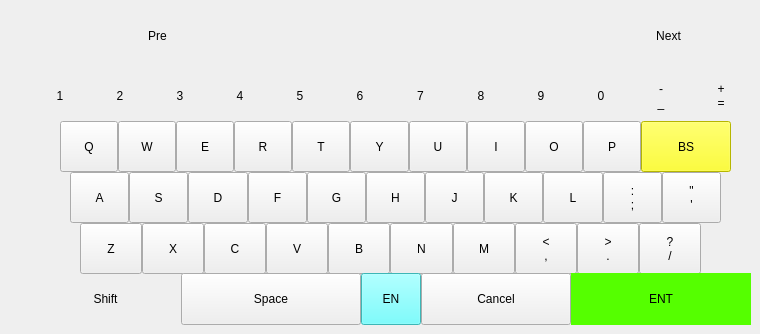
   <widget class="QWidget" name="allKeyboard">
    <widget class="QWidget" name="matchContainer" native="true">
     <property name="geometry">
      <rect>
       <x>30</x>
       <y>10</y>
       <width>681</width>
       <height>51</height>
      </rect>
     </property>
     <property name="styleSheet">
      <string notr="true">QToolButton, QPushButton{
     border-style:solid solid solid none; 
}</string>
     </property>
     <layout class="QHBoxLayout" name="horizontalLayout">
      <property name="spacing">
       <number>0</number>
      </property>
      <property name="leftMargin">
       <number>0</number>
      </property>
      <property name="topMargin">
       <number>0</number>
      </property>
      <property name="rightMargin">
       <number>0</number>
      </property>
      <property name="bottomMargin">
       <number>0</number>
      </property>
      <item>
       <widget class="QLabel" name="pyLabel">
        <property name="text">
         <string notr="true"/>
        </property>
       </widget>
      </item>
      <item>
       <widget class="QPushButton" name="upGroup">
        <property name="sizePolicy">
         <sizepolicy hsizetype="Minimum" vsizetype="Preferred">
          <horstretch>0</horstretch>
          <verstretch>0</verstretch>
         </sizepolicy>
        </property>
        <property name="focusPolicy">
         <enum>Qt::NoFocus</enum>
        </property>
        <property name="styleSheet">
         <string notr="true">border-left-style:solid;
</string>
        </property>
        <property name="text">
         <string notr="true">Pre</string>
        </property>
       </widget>
      </item>
      <item>
       <widget class="QPushButton" name="cn_1">
        <property name="sizePolicy">
         <sizepolicy hsizetype="Minimum" vsizetype="Preferred">
          <horstretch>0</horstretch>
          <verstretch>0</verstretch>
         </sizepolicy>
        </property>
        <property name="focusPolicy">
         <enum>Qt::NoFocus</enum>
        </property>
        <property name="text">
         <string notr="true"/>
        </property>
       </widget>
      </item>
      <item>
       <widget class="QPushButton" name="cn_2">
        <property name="sizePolicy">
         <sizepolicy hsizetype="Minimum" vsizetype="Preferred">
          <horstretch>0</horstretch>
          <verstretch>0</verstretch>
         </sizepolicy>
        </property>
        <property name="focusPolicy">
         <enum>Qt::NoFocus</enum>
        </property>
        <property name="text">
         <string notr="true"/>
        </property>
       </widget>
      </item>
      <item>
       <widget class="QPushButton" name="cn_3">
        <property name="sizePolicy">
         <sizepolicy hsizetype="Minimum" vsizetype="Preferred">
          <horstretch>0</horstretch>
          <verstretch>0</verstretch>
         </sizepolicy>
        </property>
        <property name="focusPolicy">
         <enum>Qt::NoFocus</enum>
        </property>
        <property name="text">
         <string notr="true"/>
        </property>
       </widget>
      </item>
      <item>
       <widget class="QPushButton" name="cn_4">
        <property name="sizePolicy">
         <sizepolicy hsizetype="Minimum" vsizetype="Preferred">
          <horstretch>0</horstretch>
          <verstretch>0</verstretch>
         </sizepolicy>
        </property>
        <property name="focusPolicy">
         <enum>Qt::NoFocus</enum>
        </property>
        <property name="text">
         <string notr="true"/>
        </property>
       </widget>
      </item>
      <item>
       <widget class="QPushButton" name="cn_5">
        <property name="sizePolicy">
         <sizepolicy hsizetype="Minimum" vsizetype="Preferred">
          <horstretch>0</horstretch>
          <verstretch>0</verstretch>
         </sizepolicy>
        </property>
        <property name="focusPolicy">
         <enum>Qt::NoFocus</enum>
        </property>
        <property name="text">
         <string notr="true"/>
        </property>
       </widget>
      </item>
      <item>
       <widget class="QPushButton" name="nextGroup">
        <property name="sizePolicy">
         <sizepolicy hsizetype="Minimum" vsizetype="Preferred">
          <horstretch>0</horstretch>
          <verstretch>0</verstretch>
         </sizepolicy>
        </property>
        <property name="focusPolicy">
         <enum>Qt::NoFocus</enum>
        </property>
        <property name="text">
         <string notr="true">Next</string>
        </property>
       </widget>
      </item>
     </layout>
    </widget>
    <widget class="QWidget" name="line1" native="true">
     <property name="geometry">
      <rect>
       <x>30</x>
       <y>70</y>
       <width>721</width>
       <height>51</height>
      </rect>
     </property>
     <property name="styleSheet">
      <string notr="true">QToolButton, QPushButton{
     border-style:solid solid solid none; 
}</string>
     </property>
     <layout class="QHBoxLayout" name="horizontalLayout_2">
      <property name="spacing">
       <number>0</number>
      </property>
      <property name="leftMargin">
       <number>0</number>
      </property>
      <property name="topMargin">
       <number>0</number>
      </property>
      <property name="rightMargin">
       <number>0</number>
      </property>
      <property name="bottomMargin">
       <number>0</number>
      </property>
      <item>
       <widget class="QToolButton" name="btn_1">
        <property name="sizePolicy">
         <sizepolicy hsizetype="Preferred" vsizetype="Preferred">
          <horstretch>0</horstretch>
          <verstretch>0</verstretch>
         </sizepolicy>
        </property>
        <property name="focusPolicy">
         <enum>Qt::NoFocus</enum>
        </property>
        <property name="text">
         <string notr="true">1</string>
        </property>
       </widget>
      </item>
      <item>
       <widget class="QToolButton" name="btn_2">
        <property name="sizePolicy">
         <sizepolicy hsizetype="Preferred" vsizetype="Preferred">
          <horstretch>0</horstretch>
          <verstretch>0</verstretch>
         </sizepolicy>
        </property>
        <property name="focusPolicy">
         <enum>Qt::NoFocus</enum>
        </property>
        <property name="text">
         <string notr="true">2</string>
        </property>
       </widget>
      </item>
      <item>
       <widget class="QToolButton" name="btn_3">
        <property name="sizePolicy">
         <sizepolicy hsizetype="Preferred" vsizetype="Preferred">
          <horstretch>0</horstretch>
          <verstretch>0</verstretch>
         </sizepolicy>
        </property>
        <property name="focusPolicy">
         <enum>Qt::NoFocus</enum>
        </property>
        <property name="text">
         <string notr="true">3</string>
        </property>
       </widget>
      </item>
      <item>
       <widget class="QToolButton" name="btn_4">
        <property name="sizePolicy">
         <sizepolicy hsizetype="Preferred" vsizetype="Preferred">
          <horstretch>0</horstretch>
          <verstretch>0</verstretch>
         </sizepolicy>
        </property>
        <property name="focusPolicy">
         <enum>Qt::NoFocus</enum>
        </property>
        <property name="text">
         <string notr="true">4</string>
        </property>
       </widget>
      </item>
      <item>
       <widget class="QToolButton" name="btn_5">
        <property name="sizePolicy">
         <sizepolicy hsizetype="Preferred" vsizetype="Preferred">
          <horstretch>0</horstretch>
          <verstretch>0</verstretch>
         </sizepolicy>
        </property>
        <property name="focusPolicy">
         <enum>Qt::NoFocus</enum>
        </property>
        <property name="text">
         <string notr="true">5</string>
        </property>
       </widget>
      </item>
      <item>
       <widget class="QToolButton" name="btn_6">
        <property name="sizePolicy">
         <sizepolicy hsizetype="Preferred" vsizetype="Preferred">
          <horstretch>0</horstretch>
          <verstretch>0</verstretch>
         </sizepolicy>
        </property>
        <property name="focusPolicy">
         <enum>Qt::NoFocus</enum>
        </property>
        <property name="text">
         <string notr="true">6</string>
        </property>
       </widget>
      </item>
      <item>
       <widget class="QToolButton" name="btn_7">
        <property name="sizePolicy">
         <sizepolicy hsizetype="Preferred" vsizetype="Preferred">
          <horstretch>0</horstretch>
          <verstretch>0</verstretch>
         </sizepolicy>
        </property>
        <property name="focusPolicy">
         <enum>Qt::NoFocus</enum>
        </property>
        <property name="text">
         <string notr="true">7</string>
        </property>
       </widget>
      </item>
      <item>
       <widget class="QToolButton" name="btn_8">
        <property name="sizePolicy">
         <sizepolicy hsizetype="Preferred" vsizetype="Preferred">
          <horstretch>0</horstretch>
          <verstretch>0</verstretch>
         </sizepolicy>
        </property>
        <property name="focusPolicy">
         <enum>Qt::NoFocus</enum>
        </property>
        <property name="text">
         <string notr="true">8</string>
        </property>
       </widget>
      </item>
      <item>
       <widget class="QToolButton" name="btn_9">
        <property name="sizePolicy">
         <sizepolicy hsizetype="Preferred" vsizetype="Preferred">
          <horstretch>0</horstretch>
          <verstretch>0</verstretch>
         </sizepolicy>
        </property>
        <property name="focusPolicy">
         <enum>Qt::NoFocus</enum>
        </property>
        <property name="text">
         <string notr="true">9</string>
        </property>
       </widget>
      </item>
      <item>
       <widget class="QToolButton" name="btn_10">
        <property name="sizePolicy">
         <sizepolicy hsizetype="Preferred" vsizetype="Preferred">
          <horstretch>0</horstretch>
          <verstretch>0</verstretch>
         </sizepolicy>
        </property>
        <property name="focusPolicy">
         <enum>Qt::NoFocus</enum>
        </property>
        <property name="text">
         <string notr="true">0</string>
        </property>
       </widget>
      </item>
      <item>
       <widget class="QToolButton" name="btn_minus">
        <property name="sizePolicy">
         <sizepolicy hsizetype="Preferred" vsizetype="Preferred">
          <horstretch>0</horstretch>
          <verstretch>0</verstretch>
         </sizepolicy>
        </property>
        <property name="focusPolicy">
         <enum>Qt::NoFocus</enum>
        </property>
        <property name="text">
         <string notr="true">-
_</string>
        </property>
       </widget>
      </item>
      <item>
       <widget class="QToolButton" name="btn_plus">
        <property name="sizePolicy">
         <sizepolicy hsizetype="Preferred" vsizetype="Preferred">
          <horstretch>0</horstretch>
          <verstretch>0</verstretch>
         </sizepolicy>
        </property>
        <property name="focusPolicy">
         <enum>Qt::NoFocus</enum>
        </property>
        <property name="text">
         <string notr="true">+
=</string>
        </property>
       </widget>
      </item>
     </layout>
    </widget>
    <widget class="QWidget" name="line5" native="true">
     <property name="geometry">
      <rect>
       <x>30</x>
       <y>273</y>
       <width>721</width>
       <height>52</height>
      </rect>
     </property>
     <layout class="QHBoxLayout" name="horizontalLayout_6">
      <property name="spacing">
       <number>0</number>
      </property>
      <property name="leftMargin">
       <number>0</number>
      </property>
      <property name="topMargin">
       <number>0</number>
      </property>
      <property name="rightMargin">
       <number>0</number>
      </property>
      <property name="bottomMargin">
       <number>0</number>
      </property>
      <item>
       <widget class="QPushButton" name="btn_shift">
        <property name="sizePolicy">
         <sizepolicy hsizetype="Preferred" vsizetype="Preferred">
          <horstretch>0</horstretch>
          <verstretch>0</verstretch>
         </sizepolicy>
        </property>
        <property name="focusPolicy">
         <enum>Qt::NoFocus</enum>
        </property>
        <property name="styleSheet">
         <string notr="true">border-style:solid solid solid solid; </string>
        </property>
        <property name="text">
         <string notr="true">Shift</string>
        </property>
        <property name="checkable">
         <bool>true</bool>
        </property>
       </widget>
      </item>
      <item>
       <widget class="QPushButton" name="btn_space">
        <property name="sizePolicy">
         <sizepolicy hsizetype="Preferred" vsizetype="Preferred">
          <horstretch>0</horstretch>
          <verstretch>0</verstretch>
         </sizepolicy>
        </property>
        <property name="minimumSize">
         <size>
          <width>180</width>
          <height>0</height>
         </size>
        </property>
        <property name="focusPolicy">
         <enum>Qt::NoFocus</enum>
        </property>
        <property name="text">
         <string>Space</string>
        </property>
       </widget>
      </item>
      <item>
       <widget class="QPushButton" name="btn_sw">
        <property name="sizePolicy">
         <sizepolicy hsizetype="Preferred" vsizetype="Preferred">
          <horstretch>0</horstretch>
          <verstretch>0</verstretch>
         </sizepolicy>
        </property>
        <property name="maximumSize">
         <size>
          <width>60</width>
          <height>16777215</height>
         </size>
        </property>
        <property name="focusPolicy">
         <enum>Qt::NoFocus</enum>
        </property>
        <property name="styleSheet">
         <string notr="true">#btn_sw{
	background-color: rgb(85, 255, 255);
}

#btn_sw:pressed{
     background-color: rgba(62, 113, 255, 255);
     color:white;
}</string>
        </property>
        <property name="text">
         <string>EN</string>
        </property>
       </widget>
      </item>
      <item>
       <widget class="QPushButton" name="btn_cancel">
        <property name="sizePolicy">
         <sizepolicy hsizetype="Preferred" vsizetype="Preferred">
          <horstretch>0</horstretch>
          <verstretch>0</verstretch>
         </sizepolicy>
        </property>
        <property name="focusPolicy">
         <enum>Qt::NoFocus</enum>
        </property>
        <property name="text">
         <string>Cancel</string>
        </property>
       </widget>
      </item>
      <item>
       <widget class="QPushButton" name="btn_ent">
        <property name="sizePolicy">
         <sizepolicy hsizetype="Preferred" vsizetype="Preferred">
          <horstretch>0</horstretch>
          <verstretch>0</verstretch>
         </sizepolicy>
        </property>
        <property name="minimumSize">
         <size>
          <width>180</width>
          <height>0</height>
         </size>
        </property>
        <property name="focusPolicy">
         <enum>Qt::NoFocus</enum>
        </property>
        <property name="styleSheet">
         <string notr="true">#btn_ent{
     background-color: rgb(85, 255, 0);
	 border-style:solid solid solid solid; 
}

#btn_ent:pressed{
     background-color: rgba(62, 113, 255, 255);
     color:white;
}</string>
        </property>
        <property name="text">
         <string>ENT</string>
        </property>
       </widget>
      </item>
     </layout>
     <zorder>btn_shift</zorder>
    </widget>
    <widget class="QWidget" name="line2" native="true">
     <property name="geometry">
      <rect>
       <x>60</x>
       <y>121</y>
       <width>671</width>
       <height>51</height>
      </rect>
     </property>
     <layout class="QHBoxLayout" name="horizontalLayout_3">
      <property name="spacing">
       <number>0</number>
      </property>
      <property name="leftMargin">
       <number>0</number>
      </property>
      <property name="topMargin">
       <number>0</number>
      </property>
      <property name="rightMargin">
       <number>0</number>
      </property>
      <property name="bottomMargin">
       <number>0</number>
      </property>
      <item>
       <widget class="QToolButton" name="btn_q">
        <property name="sizePolicy">
         <sizepolicy hsizetype="Preferred" vsizetype="Preferred">
          <horstretch>0</horstretch>
          <verstretch>0</verstretch>
         </sizepolicy>
        </property>
        <property name="focusPolicy">
         <enum>Qt::NoFocus</enum>
        </property>
        <property name="text">
         <string notr="true">Q</string>
        </property>
       </widget>
      </item>
      <item>
       <widget class="QToolButton" name="btn_w">
        <property name="sizePolicy">
         <sizepolicy hsizetype="Preferred" vsizetype="Preferred">
          <horstretch>0</horstretch>
          <verstretch>0</verstretch>
         </sizepolicy>
        </property>
        <property name="focusPolicy">
         <enum>Qt::NoFocus</enum>
        </property>
        <property name="text">
         <string notr="true">W</string>
        </property>
       </widget>
      </item>
      <item>
       <widget class="QToolButton" name="btn_e">
        <property name="sizePolicy">
         <sizepolicy hsizetype="Preferred" vsizetype="Preferred">
          <horstretch>0</horstretch>
          <verstretch>0</verstretch>
         </sizepolicy>
        </property>
        <property name="focusPolicy">
         <enum>Qt::NoFocus</enum>
        </property>
        <property name="text">
         <string notr="true">E</string>
        </property>
       </widget>
      </item>
      <item>
       <widget class="QToolButton" name="btn_r">
        <property name="sizePolicy">
         <sizepolicy hsizetype="Preferred" vsizetype="Preferred">
          <horstretch>0</horstretch>
          <verstretch>0</verstretch>
         </sizepolicy>
        </property>
        <property name="focusPolicy">
         <enum>Qt::NoFocus</enum>
        </property>
        <property name="text">
         <string notr="true">R</string>
        </property>
       </widget>
      </item>
      <item>
       <widget class="QToolButton" name="btn_t">
        <property name="sizePolicy">
         <sizepolicy hsizetype="Preferred" vsizetype="Preferred">
          <horstretch>0</horstretch>
          <verstretch>0</verstretch>
         </sizepolicy>
        </property>
        <property name="focusPolicy">
         <enum>Qt::NoFocus</enum>
        </property>
        <property name="text">
         <string notr="true">T</string>
        </property>
       </widget>
      </item>
      <item>
       <widget class="QToolButton" name="btn_y">
        <property name="sizePolicy">
         <sizepolicy hsizetype="Preferred" vsizetype="Preferred">
          <horstretch>0</horstretch>
          <verstretch>0</verstretch>
         </sizepolicy>
        </property>
        <property name="focusPolicy">
         <enum>Qt::NoFocus</enum>
        </property>
        <property name="text">
         <string notr="true">Y</string>
        </property>
       </widget>
      </item>
      <item>
       <widget class="QToolButton" name="btn_u">
        <property name="sizePolicy">
         <sizepolicy hsizetype="Preferred" vsizetype="Preferred">
          <horstretch>0</horstretch>
          <verstretch>0</verstretch>
         </sizepolicy>
        </property>
        <property name="focusPolicy">
         <enum>Qt::NoFocus</enum>
        </property>
        <property name="text">
         <string notr="true">U</string>
        </property>
       </widget>
      </item>
      <item>
       <widget class="QToolButton" name="btn_i">
        <property name="sizePolicy">
         <sizepolicy hsizetype="Preferred" vsizetype="Preferred">
          <horstretch>0</horstretch>
          <verstretch>0</verstretch>
         </sizepolicy>
        </property>
        <property name="focusPolicy">
         <enum>Qt::NoFocus</enum>
        </property>
        <property name="text">
         <string notr="true">I</string>
        </property>
       </widget>
      </item>
      <item>
       <widget class="QToolButton" name="btn_o">
        <property name="sizePolicy">
         <sizepolicy hsizetype="Preferred" vsizetype="Preferred">
          <horstretch>0</horstretch>
          <verstretch>0</verstretch>
         </sizepolicy>
        </property>
        <property name="focusPolicy">
         <enum>Qt::NoFocus</enum>
        </property>
        <property name="text">
         <string notr="true">O</string>
        </property>
       </widget>
      </item>
      <item>
       <widget class="QToolButton" name="btn_p">
        <property name="sizePolicy">
         <sizepolicy hsizetype="Preferred" vsizetype="Preferred">
          <horstretch>0</horstretch>
          <verstretch>0</verstretch>
         </sizepolicy>
        </property>
        <property name="focusPolicy">
         <enum>Qt::NoFocus</enum>
        </property>
        <property name="text">
         <string notr="true">P</string>
        </property>
       </widget>
      </item>
      <item>
       <widget class="QPushButton" name="btn_bs">
        <property name="sizePolicy">
         <sizepolicy hsizetype="Preferred" vsizetype="Preferred">
          <horstretch>0</horstretch>
          <verstretch>0</verstretch>
         </sizepolicy>
        </property>
        <property name="minimumSize">
         <size>
          <width>90</width>
          <height>0</height>
         </size>
        </property>
        <property name="focusPolicy">
         <enum>Qt::NoFocus</enum>
        </property>
        <property name="styleSheet">
         <string notr="true">#btn_bs{
	background-color: rgb(255, 255, 0);
}

#btn_bs:pressed{
     background-color: rgba(62, 113, 255, 255);
     color:white;
}</string>
        </property>
        <property name="text">
         <string>BS</string>
        </property>
       </widget>
      </item>
     </layout>
    </widget>
    <widget class="QWidget" name="line3" native="true">
     <property name="geometry">
      <rect>
       <x>70</x>
       <y>172</y>
       <width>651</width>
       <height>51</height>
      </rect>
     </property>
     <layout class="QHBoxLayout" name="horizontalLayout_4">
      <property name="spacing">
       <number>0</number>
      </property>
      <property name="leftMargin">
       <number>0</number>
      </property>
      <property name="topMargin">
       <number>0</number>
      </property>
      <property name="rightMargin">
       <number>0</number>
      </property>
      <property name="bottomMargin">
       <number>0</number>
      </property>
      <item>
       <widget class="QToolButton" name="btn_a">
        <property name="sizePolicy">
         <sizepolicy hsizetype="Preferred" vsizetype="Preferred">
          <horstretch>0</horstretch>
          <verstretch>0</verstretch>
         </sizepolicy>
        </property>
        <property name="focusPolicy">
         <enum>Qt::NoFocus</enum>
        </property>
        <property name="text">
         <string notr="true">A</string>
        </property>
       </widget>
      </item>
      <item>
       <widget class="QToolButton" name="btn_s">
        <property name="sizePolicy">
         <sizepolicy hsizetype="Preferred" vsizetype="Preferred">
          <horstretch>0</horstretch>
          <verstretch>0</verstretch>
         </sizepolicy>
        </property>
        <property name="focusPolicy">
         <enum>Qt::NoFocus</enum>
        </property>
        <property name="text">
         <string notr="true">S</string>
        </property>
       </widget>
      </item>
      <item>
       <widget class="QToolButton" name="btn_d">
        <property name="sizePolicy">
         <sizepolicy hsizetype="Preferred" vsizetype="Preferred">
          <horstretch>0</horstretch>
          <verstretch>0</verstretch>
         </sizepolicy>
        </property>
        <property name="focusPolicy">
         <enum>Qt::NoFocus</enum>
        </property>
        <property name="text">
         <string notr="true">D</string>
        </property>
       </widget>
      </item>
      <item>
       <widget class="QToolButton" name="btn_f">
        <property name="sizePolicy">
         <sizepolicy hsizetype="Preferred" vsizetype="Preferred">
          <horstretch>0</horstretch>
          <verstretch>0</verstretch>
         </sizepolicy>
        </property>
        <property name="focusPolicy">
         <enum>Qt::NoFocus</enum>
        </property>
        <property name="text">
         <string notr="true">F</string>
        </property>
       </widget>
      </item>
      <item>
       <widget class="QToolButton" name="btn_g">
        <property name="sizePolicy">
         <sizepolicy hsizetype="Preferred" vsizetype="Preferred">
          <horstretch>0</horstretch>
          <verstretch>0</verstretch>
         </sizepolicy>
        </property>
        <property name="focusPolicy">
         <enum>Qt::NoFocus</enum>
        </property>
        <property name="text">
         <string notr="true">G</string>
        </property>
       </widget>
      </item>
      <item>
       <widget class="QToolButton" name="btn_h">
        <property name="sizePolicy">
         <sizepolicy hsizetype="Preferred" vsizetype="Preferred">
          <horstretch>0</horstretch>
          <verstretch>0</verstretch>
         </sizepolicy>
        </property>
        <property name="focusPolicy">
         <enum>Qt::NoFocus</enum>
        </property>
        <property name="text">
         <string notr="true">H</string>
        </property>
       </widget>
      </item>
      <item>
       <widget class="QToolButton" name="btn_j">
        <property name="sizePolicy">
         <sizepolicy hsizetype="Preferred" vsizetype="Preferred">
          <horstretch>0</horstretch>
          <verstretch>0</verstretch>
         </sizepolicy>
        </property>
        <property name="focusPolicy">
         <enum>Qt::NoFocus</enum>
        </property>
        <property name="text">
         <string notr="true">J</string>
        </property>
       </widget>
      </item>
      <item>
       <widget class="QToolButton" name="btn_k">
        <property name="sizePolicy">
         <sizepolicy hsizetype="Preferred" vsizetype="Preferred">
          <horstretch>0</horstretch>
          <verstretch>0</verstretch>
         </sizepolicy>
        </property>
        <property name="focusPolicy">
         <enum>Qt::NoFocus</enum>
        </property>
        <property name="text">
         <string notr="true">K</string>
        </property>
       </widget>
      </item>
      <item>
       <widget class="QToolButton" name="btn_l">
        <property name="sizePolicy">
         <sizepolicy hsizetype="Preferred" vsizetype="Preferred">
          <horstretch>0</horstretch>
          <verstretch>0</verstretch>
         </sizepolicy>
        </property>
        <property name="focusPolicy">
         <enum>Qt::NoFocus</enum>
        </property>
        <property name="text">
         <string notr="true">L</string>
        </property>
       </widget>
      </item>
      <item>
       <widget class="QToolButton" name="btn_semicolons">
        <property name="sizePolicy">
         <sizepolicy hsizetype="Preferred" vsizetype="Preferred">
          <horstretch>0</horstretch>
          <verstretch>0</verstretch>
         </sizepolicy>
        </property>
        <property name="focusPolicy">
         <enum>Qt::NoFocus</enum>
        </property>
        <property name="text">
         <string notr="true">:
;</string>
        </property>
       </widget>
      </item>
      <item>
       <widget class="QToolButton" name="btn_Colons">
        <property name="sizePolicy">
         <sizepolicy hsizetype="Preferred" vsizetype="Preferred">
          <horstretch>0</horstretch>
          <verstretch>0</verstretch>
         </sizepolicy>
        </property>
        <property name="focusPolicy">
         <enum>Qt::NoFocus</enum>
        </property>
        <property name="text">
         <string notr="true">&quot;
'</string>
        </property>
       </widget>
      </item>
     </layout>
    </widget>
    <widget class="QWidget" name="line4" native="true">
     <property name="geometry">
      <rect>
       <x>80</x>
       <y>223</y>
       <width>621</width>
       <height>51</height>
      </rect>
     </property>
     <layout class="QHBoxLayout" name="horizontalLayout_5">
      <property name="spacing">
       <number>0</number>
      </property>
      <property name="leftMargin">
       <number>0</number>
      </property>
      <property name="topMargin">
       <number>0</number>
      </property>
      <property name="rightMargin">
       <number>0</number>
      </property>
      <property name="bottomMargin">
       <number>0</number>
      </property>
      <item>
       <widget class="QToolButton" name="btn_z">
        <property name="sizePolicy">
         <sizepolicy hsizetype="Preferred" vsizetype="Preferred">
          <horstretch>0</horstretch>
          <verstretch>0</verstretch>
         </sizepolicy>
        </property>
        <property name="focusPolicy">
         <enum>Qt::NoFocus</enum>
        </property>
        <property name="text">
         <string notr="true">Z</string>
        </property>
       </widget>
      </item>
      <item>
       <widget class="QToolButton" name="btn_x">
        <property name="sizePolicy">
         <sizepolicy hsizetype="Preferred" vsizetype="Preferred">
          <horstretch>0</horstretch>
          <verstretch>0</verstretch>
         </sizepolicy>
        </property>
        <property name="focusPolicy">
         <enum>Qt::NoFocus</enum>
        </property>
        <property name="text">
         <string notr="true">X</string>
        </property>
       </widget>
      </item>
      <item>
       <widget class="QToolButton" name="btn_c">
        <property name="sizePolicy">
         <sizepolicy hsizetype="Preferred" vsizetype="Preferred">
          <horstretch>0</horstretch>
          <verstretch>0</verstretch>
         </sizepolicy>
        </property>
        <property name="focusPolicy">
         <enum>Qt::NoFocus</enum>
        </property>
        <property name="text">
         <string notr="true">C</string>
        </property>
       </widget>
      </item>
      <item>
       <widget class="QToolButton" name="btn_v">
        <property name="sizePolicy">
         <sizepolicy hsizetype="Preferred" vsizetype="Preferred">
          <horstretch>0</horstretch>
          <verstretch>0</verstretch>
         </sizepolicy>
        </property>
        <property name="focusPolicy">
         <enum>Qt::NoFocus</enum>
        </property>
        <property name="text">
         <string notr="true">V</string>
        </property>
       </widget>
      </item>
      <item>
       <widget class="QToolButton" name="btn_b">
        <property name="sizePolicy">
         <sizepolicy hsizetype="Preferred" vsizetype="Preferred">
          <horstretch>0</horstretch>
          <verstretch>0</verstretch>
         </sizepolicy>
        </property>
        <property name="focusPolicy">
         <enum>Qt::NoFocus</enum>
        </property>
        <property name="text">
         <string notr="true">B</string>
        </property>
       </widget>
      </item>
      <item>
       <widget class="QToolButton" name="btn_n">
        <property name="sizePolicy">
         <sizepolicy hsizetype="Preferred" vsizetype="Preferred">
          <horstretch>0</horstretch>
          <verstretch>0</verstretch>
         </sizepolicy>
        </property>
        <property name="focusPolicy">
         <enum>Qt::NoFocus</enum>
        </property>
        <property name="text">
         <string notr="true">N</string>
        </property>
       </widget>
      </item>
      <item>
       <widget class="QToolButton" name="btn_n_2">
        <property name="sizePolicy">
         <sizepolicy hsizetype="Preferred" vsizetype="Preferred">
          <horstretch>0</horstretch>
          <verstretch>0</verstretch>
         </sizepolicy>
        </property>
        <property name="focusPolicy">
         <enum>Qt::NoFocus</enum>
        </property>
        <property name="text">
         <string notr="true">M</string>
        </property>
       </widget>
      </item>
      <item>
       <widget class="QToolButton" name="btn_spot">
        <property name="sizePolicy">
         <sizepolicy hsizetype="Preferred" vsizetype="Preferred">
          <horstretch>0</horstretch>
          <verstretch>0</verstretch>
         </sizepolicy>
        </property>
        <property name="focusPolicy">
         <enum>Qt::NoFocus</enum>
        </property>
        <property name="text">
         <string notr="true">&lt;
,</string>
        </property>
       </widget>
      </item>
      <item>
       <widget class="QToolButton" name="btn_dot">
        <property name="sizePolicy">
         <sizepolicy hsizetype="Preferred" vsizetype="Preferred">
          <horstretch>0</horstretch>
          <verstretch>0</verstretch>
         </sizepolicy>
        </property>
        <property name="focusPolicy">
         <enum>Qt::NoFocus</enum>
        </property>
        <property name="text">
         <string notr="true">&gt;
.</string>
        </property>
       </widget>
      </item>
      <item>
       <widget class="QToolButton" name="btn_slash">
        <property name="sizePolicy">
         <sizepolicy hsizetype="Preferred" vsizetype="Preferred">
          <horstretch>0</horstretch>
          <verstretch>0</verstretch>
         </sizepolicy>
        </property>
        <property name="focusPolicy">
         <enum>Qt::NoFocus</enum>
        </property>
        <property name="text">
         <string notr="true">?
/</string>
        </property>
       </widget>
      </item>
     </layout>
    </widget>
    <zorder>line5</zorder>
    <zorder>btn_q</zorder>
    <zorder>btn_g</zorder>
    <zorder>btn_n_2</zorder>
    <zorder>btn_y</zorder>
    <zorder>btn_p</zorder>
    <zorder>btn_slash</zorder>
    <zorder>btn_ent</zorder>
    <zorder>btn_j</zorder>
    <zorder>btn_Colons</zorder>
    <zorder>btn_c</zorder>
    <zorder>btn_shift</zorder>
    <zorder>btn_h</zorder>
    <zorder>btn_x</zorder>
    <zorder>btn_semicolons</zorder>
    <zorder>btn_o</zorder>
    <zorder>btn_k</zorder>
    <zorder>btn_t</zorder>
    <zorder>btn_n</zorder>
    <zorder>btn_b</zorder>
    <zorder>btn_d</zorder>
    <zorder>btn_i</zorder>
    <zorder>btn_s</zorder>
    <zorder>btn_sw</zorder>
    <zorder>btn_dot</zorder>
    <zorder>btn_l</zorder>
    <zorder>btn_space</zorder>
    <zorder>btn_v</zorder>
    <zorder>btn_z</zorder>
    <zorder>btn_bs</zorder>
    <zorder>btn_e</zorder>
    <zorder>btn_f</zorder>
    <zorder>btn_a</zorder>
    <zorder>btn_r</zorder>
    <zorder>btn_w</zorder>
    <zorder>btn_u</zorder>
    <zorder>btn_spot</zorder>
    <zorder>matchContainer</zorder>
    <zorder>btn_cancel</zorder>
    <zorder>line1</zorder>
   </widget>
